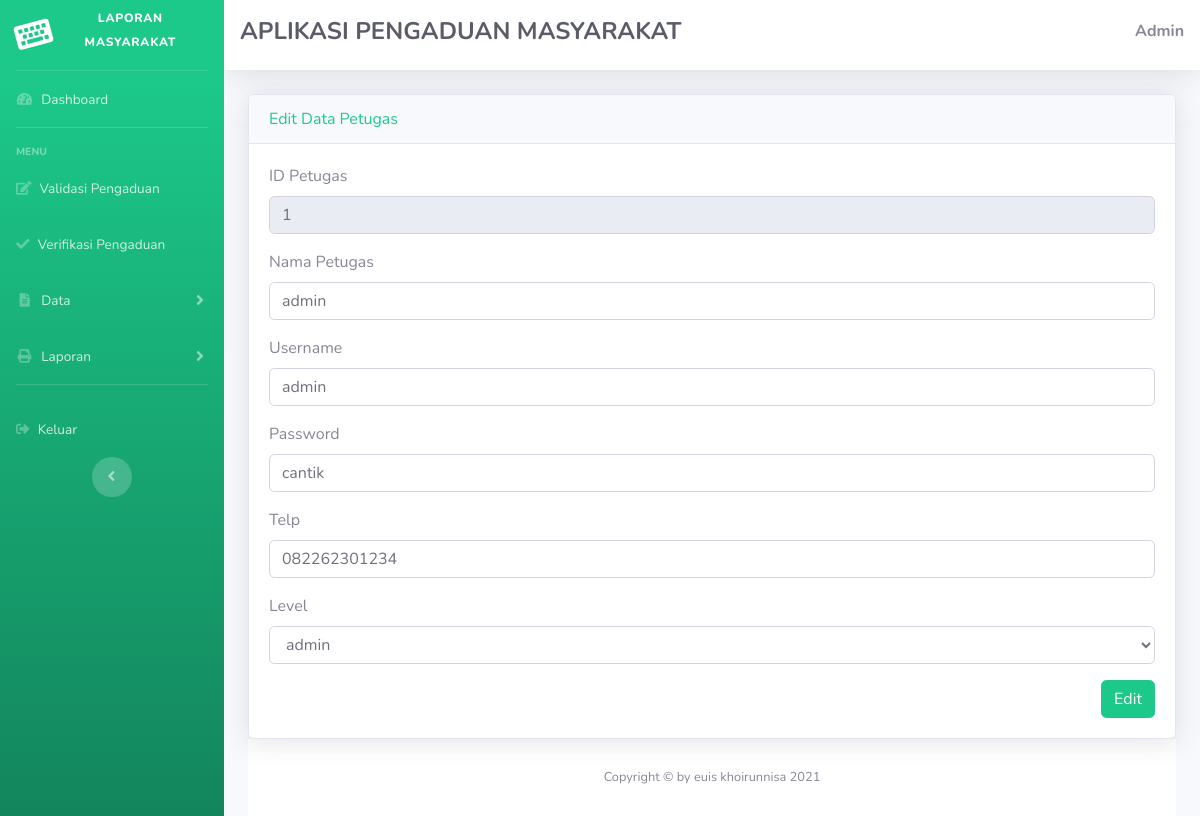
/admin/admin.php?url=edit_petugas&id=1 (signed in), run on the app's committed database.
### tables this page shows
CREATE TABLE `petugas` (
  `id_petugas` int(11) NOT NULL,
  `nama_petugas` varchar(35) NOT NULL,
  `username` varchar(25) NOT NULL,
  `password` varchar(32) NOT NULL,
  `telp` varchar(12) NOT NULL,
  `level` enum('admin','petugas','','') NOT NULL
);

### admin/edit_petugas.php (the view, shortened to what this page needs)
<!DOCTYPE html>
<html lang="en">
<head>
  <link href=",,/vendor/fontawesome-free/css/all.min.css" rel="stylesheet" type="text/css">
  <link href="../css/sb-admin-2.min.css" rel="stylesheet">
</head>
<body id="page-top">
<div class="card shadow">
    <div class="card-header text-success">
        Edit Data Petugas
    </div>
    <div class="card-body">
    <?php
    require '../koneksi.php';
    $sqli=mysqli_query($konek, "select * from petugas where id_petugas='$_GET[id]' ");
    if($data=mysqli_fetch_array($sqli))
    {
        ?>
        <form action="update_petugas.php" method="post" class="form-horizontal" enctype="multipart/form-data">
            <div class="form-group cols-sm-6">
                <label>ID Petugas</label>
                <input type="text" name="id_petugas" value="<?php echo $data['id_petugas']; ?> " class="form-control" readonly>
            </div>
            <div class="form-group cols-sm-6">
                <label>Nama Petugas</label>
                <input type="text" name="nama_petugas" value="<?php echo $data['nama_petugas']; ?>" class="form-control">
            </div>
            <div class="form-group cols-sm-6">
                <label>Username</label>
                <input type="text" name="username" value="<?php echo $data['username']; ?>" class="form-control">
            </div>
            <div class="form-group cols-sm-6">
                <label>Password</label>
                <input type="text" name="password" value="<?php echo $data['password']; ?>" class="form-control">
            </div>
            <div class="form-group cols-sm-6">
                <label>Telp</label>
                <input type="text" name="telp" value="<?php echo $data['telp']; ?>" class="form-control">
            </div>
            <div class="form-group cols-sm-6">
                <label>Level</label>
                <select class="form-control" name="level">
                    <option value="<?php echo $data['level']; ?> "> <?php echo $data ['level']; ?></option>
                </select>
            </div>
                <input type="submit" value="Edit" class="btn btn-success float-right">
        </form>
    <?php } ?>
</body>
</html>

### data on the page
petugas: id_petugas "1", nama_petugas "admin", username "admin", password "cantik", telp "082262301234", level "admin"

### other printed values
$_SESSION['nama'] "Admin"
